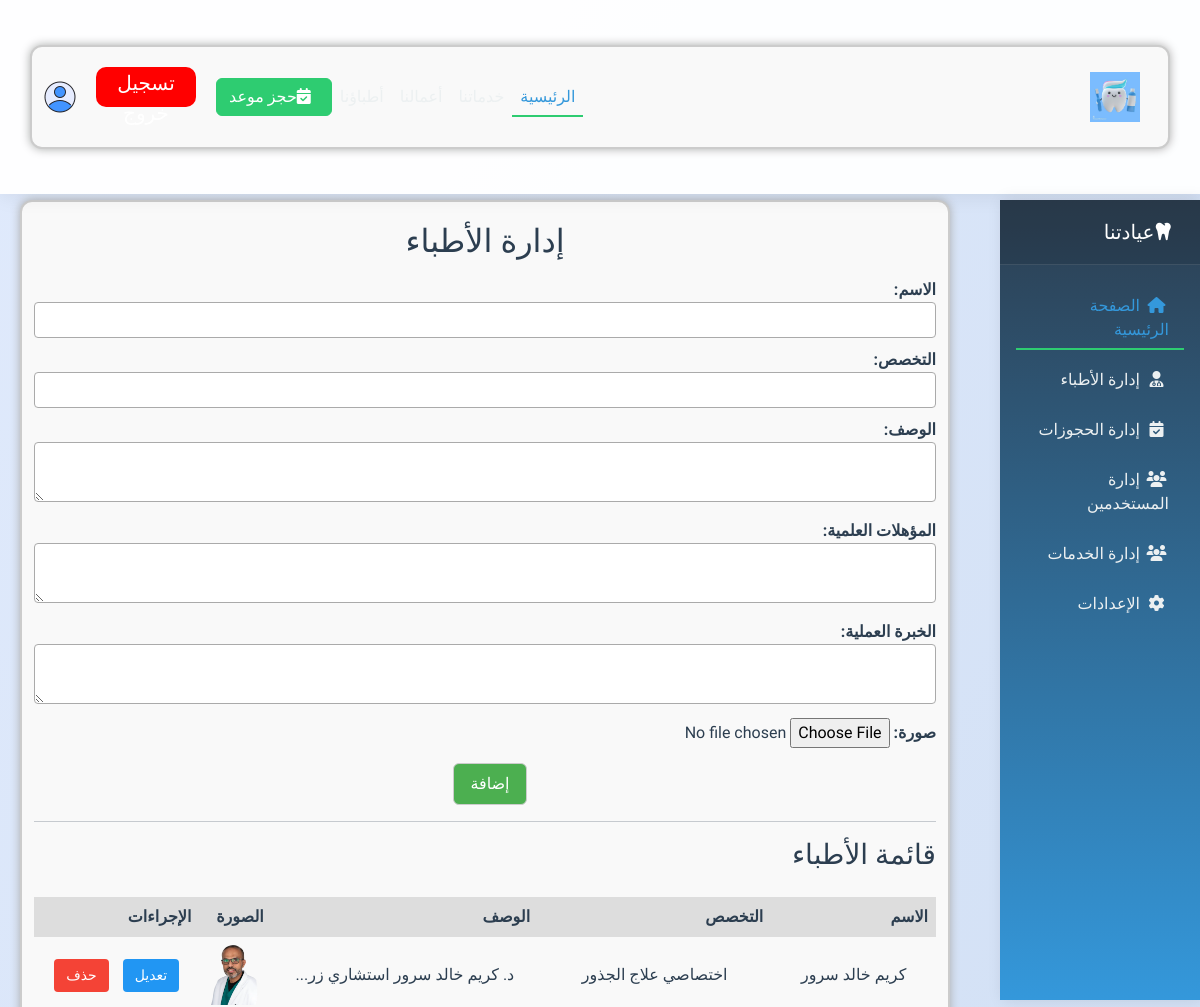
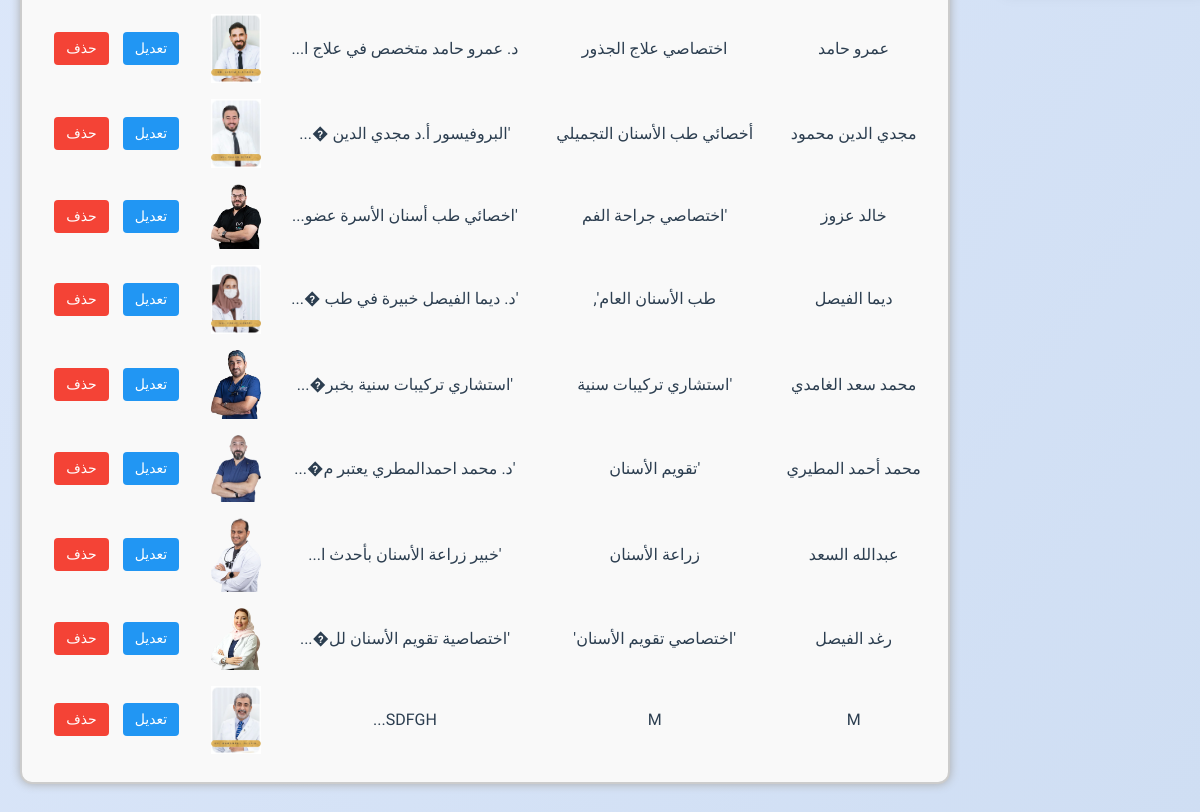
The page /admin/doctor_form.php on the database its author committed (2 pictures, top to bottom).
### tables this page shows
CREATE TABLE `doctors` (
  `id` int(11) NOT NULL,
  `name` varchar(100) NOT NULL,
  `Upload_path` varchar(255) NOT NULL,
  `specialty` varchar(100) NOT NULL,
  `description` text DEFAULT NULL,
  `education` text DEFAULT NULL,
  `experience` text DEFAULT NULL
);

### admin/doctor_form.php (the view, shortened to what this page needs)
<?php
$conn = new mysqli("localhost:3307", "root", "", "php");
$result = $conn->query("SELECT * FROM doctors");
?>
<!DOCTYPE html>
<html lang="ar" dir="rtl">
<head>
    <link rel="stylesheet" href="../css/DoMan.css">
    <?php include("../include/Header.php"); ?>
    <?php include("Sidebar.php"); ?>
</head>
<body style="margin-right:250px;margin-left:20px;margin-top:200px">
<div class="container">
    <h2>إدارة الأطباء</h2>
    <form method="POST" action="save_doctor.php" enctype="multipart/form-data">
        <div class="form-section">
            <div class="form-left">
                <label>الاسم:</label>
                <input type="text" name="name" required><br>
                <label>التخصص:</label>
                <input type="text" name="specialty" required><br>
                <label>الوصف:</label>
                <textarea name="description"></textarea><br>
                <label>المؤهلات العلمية:</label>
                <textarea name="education"></textarea><br>
                <label>الخبرة العملية:</label>
                <textarea name="experience"></textarea><br>
                <label>صورة:</label>
                <input type="file" name="image" accept="image/*"><br>
                <div class="buttons">
                    <input type="submit" value="إضافة" class="save">
                </div>
            </div>
        </div>
    </form>
    <hr>
    <h3>قائمة الأطباء</h3>
    <table>
        <tr>
            <th>الاسم</th>
            <th>التخصص</th>
            <th>الوصف</th>
            <th>الصورة</th>
            <th>الإجراءات</th>
        </tr>
        <?php while($row = $result->fetch_assoc()): ?>
        <tr>
            <td><?= htmlspecialchars($row['name']) ?></td>
            <td><?= htmlspecialchars($row['specialty']) ?></td>
            <td><?= htmlspecialchars(substr($row['description'], 0, 50)) ?>...</td>
            <td>
                <?php if($row['Upload_path']): ?>
                    <img src="../<?= htmlspecialchars($row['Upload_path']) ?>" width="50">
                <?php endif; ?>
            </td>
            <td class="actions">
                <a href="edit_doctor.php?id=<?= $row['id'] ?>" class="btn edit">تعديل</a>
                <a href="delete_doctor.php?id=<?= $row['id'] ?>" class="btn delete" onclick="return confirm('هل أنت متأكد؟')">حذف</a>
            </td>
        </tr>
        <?php endwhile; ?>
    </table>
</div>
</body>
</html>

### Css/DoMan.css (style rules this page uses)
body { font-family: 'Tahoma', sans-serif; background: linear-gradient(to bottom right, #e0eafc, #cfdef3); }
.container { width: 900px; margin: 30px auto; background-color: #f9f9f9; border: 2px solid #ccc; border-radius: 12px; padding: 20px; box-shadow: 0 0 10px #aaa; }
h2 { text-align: center; color: #333; }
.form-section { display: flex; gap: 20px; }
.form-left { flex: 1; }
label { display: block; margin-top: 10px; font-weight: bold; }
input[type="text"], textarea, select { width: 100%; padding: 5px; border: 1px solid #aaa; border-radius: 4px; }
textarea { height: 60px; }
.buttons { text-align: center; margin-top: 15px; }
.buttons input { padding: 8px 16px; margin-left: 10px; border: none; border-radius: 4px; cursor: pointer; }
.buttons input.save { background-color: #4CAF50; border: 1px solid #ccc; padding: 8px 16px; border-radius: 6px; cursor: pointer; color: white; }
table { width: 100%; border-collapse: collapse; margin-top: 25px; }
th, td { border: 1px solid #aaa; padding: 8px; text-align: center; }
th { background-color: #ddd; }
.actions a { margin: 0 5px; text-decoration: none; color: #0077cc; }
.actions .btn { padding: 6px 12px; border: none; border-radius: 4px; color: white; text-decoration: none; font-size: 14px; }
.actions .edit { background-color: #2196F3; }
.actions .delete { background-color: #f44336; }

### Css/index.css (style rules this page uses)
:root { --primary-light: #5dade2; --primary-main: #3498db; --primary-dark: #2874a6; --dental-green: #2ecc71; --dental-blue: #2980b9; --dental-gold: #f1c40f; --white: #ffffff; --light-gray: #f8f9fa; --dark-gray: #2c3e50; --text-color: #2c3e50; --transition-base: all 0.4s cubic-bezier(0.645, 0.045, 0.355, 1); }
body { font-family: 'Tajawal', sans-serif; background-color: var(--light-gray); color: var(--text-color); overflow-x: hidden; }

### Css/dashboard.css (style rules this page uses)
:root { --primary-color: #3498db; --secondary-color: #2ecc71; --warning-color: #f39c12; --danger-color: #e74c3c; --dark-color: #2c3e50; --light-color: #ecf0f1; --bg-color: #f8f9fa; --text-color: #2c3e50; --card-bg: #ffffff; }
body { font-family: 'Tajawal', sans-serif; background-color: var(--bg-color); color: var(--text-color); min-height: 100vh; transition: all 0.3s; }

### rows shown on the page
doctors: name "كريم خالد سرور", specialty "اختصاصي علاج الجذور", description "د. كريم خالد سرور استشاري زر", Upload_path (picture)
doctors: name "عمرو حامد", specialty "اختصاصي علاج الجذور", description "د. عمرو حامد متخصص في علاج ا", Upload_path (picture)
doctors: name "مجدي الدين محمود", specialty "أخصائي طب الأسنان التجميلي", description "'البروفيسور أ.د مجدي الدين �", Upload_path (picture)
doctors: name "خالد عزوز", specialty "'اختصاصي جراحة الفم", description "'اخصائي طب أسنان الأسرة عضو", Upload_path (picture)
doctors: name "ديما الفيصل", specialty "طب الأسنان العام',", description "'د. ديما الفيصل خبيرة في طب �", Upload_path (picture)
doctors: name "محمد سعد الغامدي", specialty "'استشاري تركيبات سنية", description "'استشاري تركيبات سنية بخبر�", Upload_path (picture)
doctors: name "محمد أحمد المطيري", specialty "'تقويم الأسنان", description "'د. محمد احمدالمطري يعتبر م�", Upload_path (picture)
doctors: name "عبدالله السعد", specialty "زراعة الأسنان", description "'خبير زراعة الأسنان بأحدث ا", Upload_path (picture)
doctors: name "رغد الفيصل", specialty "'اختصاصي تقويم الأسنان'", description "'اختصاصية تقويم الأسنان لل�", Upload_path (picture)
doctors: name "M", specialty "M", description "SDFGH", Upload_path (picture)
